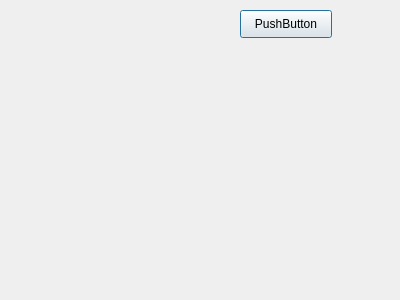
<?xml version="1.0" encoding="UTF-8"?>
<ui version="4.0">
 <class>Dialog</class>
 <widget class="QDialog" name="Dialog">
  <property name="geometry">
   <rect>
    <x>0</x>
    <y>0</y>
    <width>400</width>
    <height>300</height>
   </rect>
  </property>
  <property name="windowTitle">
   <string>Dialog</string>
  </property>
  <widget class="QPushButton" name="pushButton">
   <property name="geometry">
    <rect>
     <x>240</x>
     <y>10</y>
     <width>92</width>
     <height>28</height>
    </rect>
   </property>
   <property name="text">
    <string>PushButton</string>
   </property>
  </widget>
 </widget>
 <resources/>
 <connections>
  <connection>
   <sender>pushButton</sender>
   <signal>clicked()</signal>
   <receiver>Dialog</receiver>
   <slot>slot1()</slot>
   <hints>
    <hint type="sourcelabel">
     <x>285</x>
     <y>23</y>
    </hint>
    <hint type="destinationlabel">
     <x>199</x>
     <y>149</y>
    </hint>
   </hints>
  </connection>
 </connections>
 <slots>
  <slot>slot1()</slot>
 </slots>
</ui>
